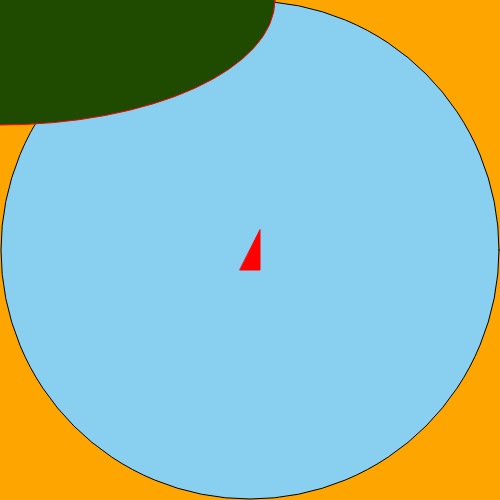
Frame 1 (no input)
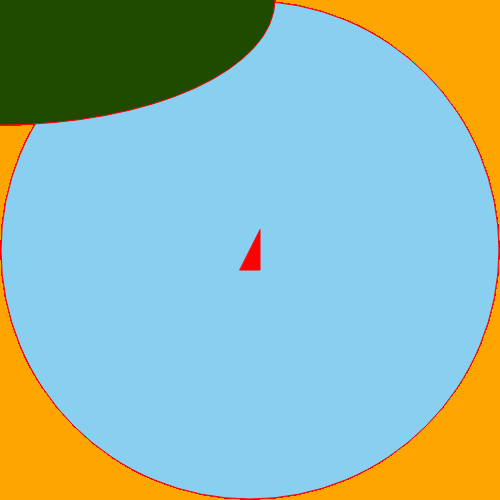
Frame 60 (no input)
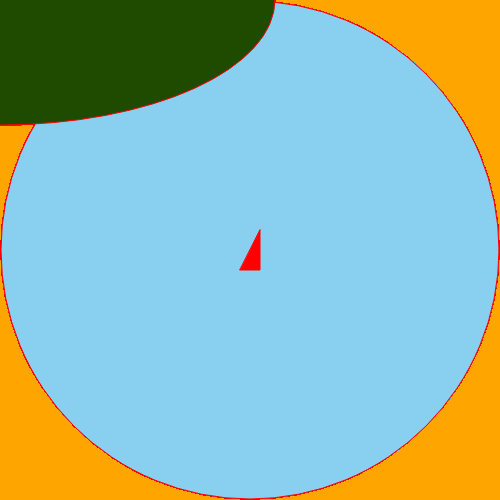
Frame 120 (the mouse pressed at the canvas centre since frame 60)

The p5.js sketch that drew these frames (run headless with seeded random() and noise() and a simulated clock; from frame 60 on, the mouse is pressed at the canvas centre):

// p5.js sketch
// ── sketch.js
var pointX= 498;
var pointY=498;
var widthX=0;
var heightY= 0;
var circleColor= "#89cff0";

function setup() {
  // put setup code here
  createCanvas(500,500);
  background("orange");
}

function draw() {
  // put drawing code here
fill(circleColor);
ellipse(250,250,pointX,pointY);

fill(30,75,0);
stroke("red");
ellipse(widthX,heightY,550,250);

fill(255,0,0);
stroke("red");
triangle((width/2)+10, (height/2)-20, (width/2)+10,(height/2)+20,(width/2)-10,(height/2)+20);

}
